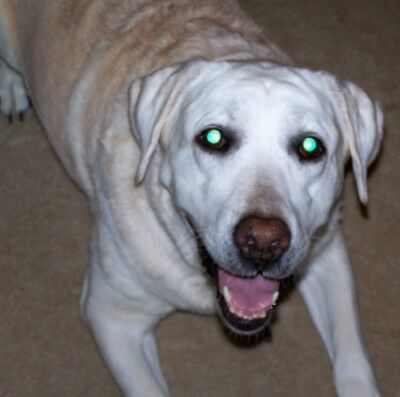
#> input picture Lab 1/Week 1 Files-20260119/353.jpg, 400 x 397 px
$ jupyter execute --allow-errors ML_Lab1_Data_Fundamentals.ipynb
#> lines starting #> are read from the running program, lines starting #| are printed output that depends on the picture
# Machine Learning Technologies - Lab 1
## Data Handling and Visualisation Fundamentals

**Objectives:**
1. Learn to load and manipulate data with pandas
2. Visualise data with matplotlib
3. Work with images as numpy arrays
4. Get familiar with basic scikit-learn workflows

**Prerequisites:** Basic Python, numpy knowledge

---

## 1. NumPy refresher

NumPy arrays are the foundation of scientific Python.

[cell 1]
import numpy as np

[cell 2]
a = np.array([1, 2, 3, 4, 5])
print(a, a.shape, a.dtype)

[cell 3]
b = np.array([[1,2,3,4],[1,2,3,4]])
print(b, b.shape, b.dtype)

[cell 4]
c = np.ones([3,3])
print(c)

[cell 5]
d = np.arange(1,5)
print(d)

### Student Task

Create a 3×4 NumPy array containing the values 0–11.

[cell 6]
# TODO: create array
task = np.array([[0, 1, 2, 3], [4, 5, 6, 7], [8, 9, 10, 11]])
# TODO: print array and shape
print(task, task.shape)

## Working with Pandas

Pandas is the standard library for data manipulation in Python. It provides two main data structures:
- **Series**: 1D labelled array
- **DataFrame**: 2D labelled data structure (like a spreadsheet)

Let's start by importing the libraries we'll need:

[cell 7]
import pandas as pd
import matplotlib.pyplot as plt
# Set display options for better output
pd.set_option('display.max_columns', None)
pd.set_option('display.width', None)

## Pandas introduction

Pandas provides labelled, tabular data structures.

Before continuing, skim:
https://pandas.pydata.org/docs/user_guide/10min.html

One of the restrictions of numpy arrays is that everything must be of the same data type, Pandas does not have this issue

[cell 8]
data = {
    "name": ["Alice", "Bob", "Charlie", "Diana"],
    "age": [21, 23, 22, 24],
    "grade": [68, 75, 82, 90]
}

df = pd.DataFrame(data)
df

[cell 9]
df.info()

We can select an individual column using df["name"], this will return a series

If we want to convert this to a numpy array use .values

[cell 10]
print(df["name"])
print("now as array:")
print(df["name"].values)

### Student Task

- Select the `age` column
- Select `name` and `grade` together
- Filter rows where `grade >= 75`

[cell 11]
## todo
print("Select the age column: ")
print(df["age"])

[cell 12]
name_grade_df = df[["name", "grade"]]
print(name_grade_df)

[cell 13]
print("Filter rows where grade >= 75: ")
grade_filter = df[df["grade"] >= 75]
print(grade_filter)

## Visualisation

[cell 14]
plt.plot(df["grade"])
plt.xlabel("Index")
plt.ylabel("Grade")
plt.show()
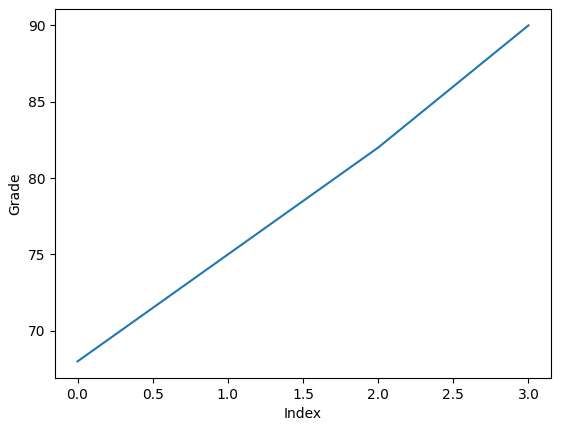
#> figure drawn by matplotlib, 1 panel

### Student Task

Create a bar chart of names vs grades.

[cell 15]
# TODO
df_sorted = df.sort_values(by="grade", ascending=False)

plt.bar(df_sorted["name"], df_sorted["grade"])

plt.xlabel("Name")
plt.ylabel("Grade")
plt.title("Grades by Name (Sorted)")
plt.show()
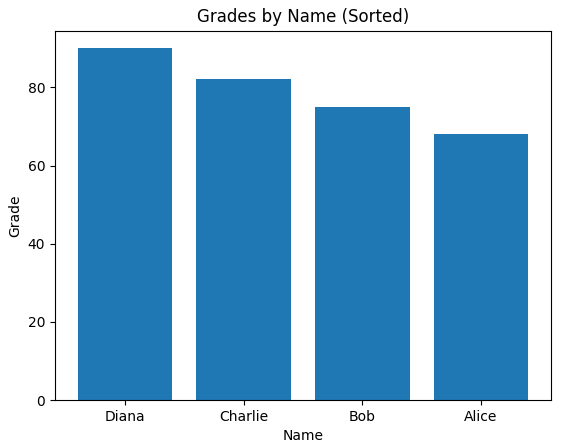
#> figure drawn by matplotlib, 1 panel; tallest bar 90 high, from x = -0.4 to 0.4

### 1.1 Creating Sample Data

First, let's create some sample CSV and JSON files to work with:

[cell 16]
# Create a sample CSV file - Student Grades
student_data = {
    'student_id': [1, 2, 3, 4, 5, 6, 7, 8, 9, 10],
    'name': ['Alice', 'Bob', 'Charlie', 'Diana', 'Eve',
             'Frank', 'Grace', 'Henry', 'Iris', 'Jack'],
    'age': [20, 22, 21, 23, 20, 22, 21, 24, 20, 23],
    'math_score': [85, 72, 90, 88, 76, 95, 82, 79, 91, 84],
    'science_score': [78, 85, 88, 92, 81, 89, 87, 75, 94, 80],
    'attendance': [95, 87, 92, 98, 85, 97, 90, 82, 96, 88]
}

df_students = pd.DataFrame(student_data)
df_students.to_csv('students.csv', index=False)

print("Created students.csv")
print(df_students.head())

[cell 17]
# Create a sample JSON file - Weather Data
weather_data = {
    'city': ['Limerick', 'Galway', 'Dublin', 'Cork', 'Belfast'],
    'temperature': [12.5, 11.8, 13.2, 13.8, 10.9],
    'humidity': [82, 85, 78, 80, 88],
    'wind_speed': [15.2, 18.5, 12.3, 14.1, 20.3],
    'rainfall_mm': [2.3, 3.1, 1.8, 2.0, 3.8]
}

df_weather = pd.DataFrame(weather_data)
df_weather.to_json('weather.json', orient='records', indent=2)

print("Created weather.json")
print(df_weather)

### 1.2 Loading Data

Now let's load these files and explore them:

[cell 18]
# Load CSV file
students_df = pd.read_csv('students.csv')

print("First few rows:")
print(students_df.head())

print("\nDataFrame info:")
print(students_df.info())

print("\nBasic statistics:")
print(students_df.describe())

[cell 19]
# Load JSON file
weather_df = pd.read_json('weather.json')

print("Weather DataFrame:")
print(weather_df)

print("\nColumn data types:")
print(weather_df.dtypes)

### 1.3 Data Wrangling

**Task 1:** Let's perform some common data manipulation tasks:

[cell 20]
# Task 1a: Calculate average score for each student
students_df['average_score'] = (students_df['math_score'] +
                                 students_df['science_score']) / 2

print("Students with average scores:")
print(students_df[['name', 'math_score', 'science_score', 'average_score']])

[cell 21]
# Task 1b: Filter students with average > 85
high_performers = students_df[students_df['average_score'] > 85]

print(f"\nHigh performers (avg > 85): {len(high_performers)} students")
print(high_performers[['name', 'average_score']])

[cell 22]
# Task 1c: Group by age and calculate mean scores
age_groups = students_df.groupby('age').agg({
    'math_score': 'mean',
    'science_score': 'mean',
    'attendance': 'mean'
}).round(2)

print("\nAverage scores by age:")
print(age_groups)

**Task 2:** Handle missing data (we'll artificially create some):

[cell 23]
# Introduce some missing values
students_with_missing = students_df.copy()
students_with_missing.loc[2, 'math_score'] = np.nan
students_with_missing.loc[5, 'science_score'] = np.nan
students_with_missing.loc[7, 'attendance'] = np.nan

print("DataFrame with missing values:")
print(students_with_missing)

print("\nMissing values per column:")
print(students_with_missing.isnull().sum())

[cell 24]
# Fill missing values with column mean
students_filled = students_with_missing.fillna(students_with_missing.mean(numeric_only=True))

print("\nAfter filling with mean:")
print(students_filled)

# Alternatively, drop rows with missing values
students_dropped = students_with_missing.dropna()
print(f"\nRows after dropping NaN: {len(students_dropped)} (was {len(students_with_missing)})")

**Task 3:** Merge weather data with city information:

[cell 25]
# Create city information
city_info = pd.DataFrame({
    'city': ['Limerick', 'Galway', 'Dublin', 'Cork', 'Belfast'],
    'population': [94192, 79934, 554554, 208669, 343542],
    'province': ['Munster', 'Connacht', 'Leinster', 'Munster', 'Ulster']
})

# Merge dataframes
weather_merged = pd.merge(weather_df, city_info, on='city')

print("Merged weather data:")
print(weather_merged)

### 1.4 Quick Exercise

**Your turn!** Complete the following tasks:

1. Calculate the temperature-to-humidity ratio for each city
2. Find the city with the highest rainfall
3. Create a new column categorising cities as 'Windy' (wind_speed > 15) or 'Calm'

[cell 26]
# Exercise solution space
# 1. Temperature-to-humidity ratio
df_weather['temp_humidity_ratio'] = df_weather['temperature'] / df_weather['humidity']

# 2. City with highest rainfall
max_rainfall_city = df_weather.loc[df_weather['rainfall_mm'].idxmax(), 'city']
print(f"City with highest rainfall: {max_rainfall_city}")

# 3. Wind category
df_weather['wind_category'] = np.where(df_weather['wind_speed'] > 15, 'Windy', 'Calm')
print("Weather data with wind category:")
print(df_weather)

## Some Exercises

people.csv and devices.json were given to you on Moodle

Load both of these files using pandas and investigate the dataframes

#> (a cell that did not finish here is left out)

#> (a cell that did not finish here is left out)

## Part 2: Visualisation with Matplotlib

Matplotlib is the foundational plotting library in Python. Let's explore various plot types:

### 2.1 Basic Plots

[cell 29]
# Line plot - Student scores
plt.figure(figsize=(10, 5))
plt.plot(students_df['name'], students_df['math_score'],
         marker='o', label='Maths', linewidth=2)
plt.plot(students_df['name'], students_df['science_score'],
         marker='s', label='Science', linewidth=2)
plt.xlabel('Student')
plt.ylabel('Score')
plt.title('Student Scores Comparison')
plt.legend()
plt.xticks(rotation=45)
plt.grid(True, alpha=0.3)
plt.tight_layout()
plt.show()

[cell 30]
# Bar chart - Weather comparison
fig, axes = plt.subplots(1, 2, figsize=(12, 5))

# Temperature bar chart
axes[0].bar(weather_merged['city'], weather_merged['temperature'],
            color='skyblue', edgecolor='navy')
axes[0].set_ylabel('Temperature (°C)')
axes[0].set_title('Temperature by City')
axes[0].tick_params(axis='x', rotation=45)

# Rainfall bar chart
axes[1].bar(weather_merged['city'], weather_merged['rainfall_mm'],
            color='steelblue', edgecolor='darkblue')
axes[1].set_ylabel('Rainfall (mm)')
axes[1].set_title('Rainfall by City')
axes[1].tick_params(axis='x', rotation=45)

plt.tight_layout()
plt.show()
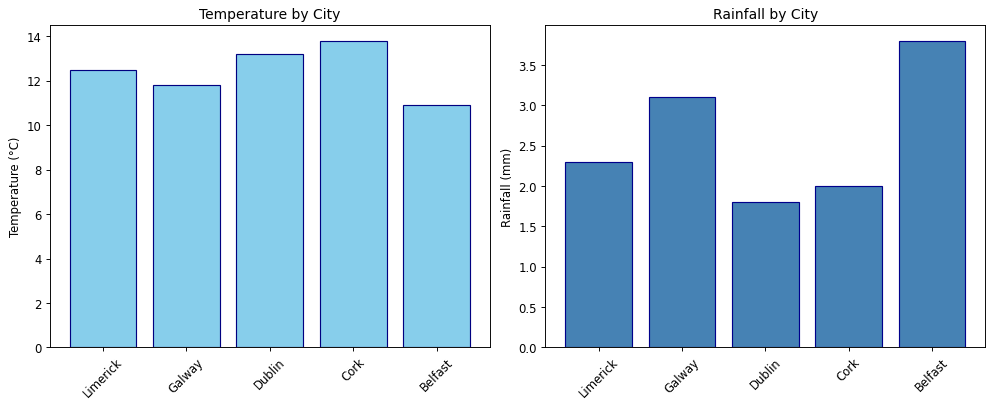
#> figure drawn by matplotlib, 2 panels; panel 1: tallest bar 13.8 high, from x = 2.6 to 3.4; panel 2: tallest bar 3.8 high, from x = 3.6 to 4.4

[cell 31]
# Scatter plot with trend line
plt.figure(figsize=(8, 6))
plt.scatter(students_df['attendance'], students_df['average_score'],
            s=100, alpha=0.6, c=students_df['age'], cmap='viridis')
plt.colorbar(label='Age')

# Add trend line
z = np.polyfit(students_df['attendance'], students_df['average_score'], 1)
p = np.poly1d(z)
plt.plot(students_df['attendance'], p(students_df['attendance']),
         "r--", alpha=0.8, label='Trend')

plt.xlabel('Attendance (%)')
plt.ylabel('Average Score')
plt.title('Attendance vs Performance')
plt.legend()
plt.grid(True, alpha=0.3)
plt.show()
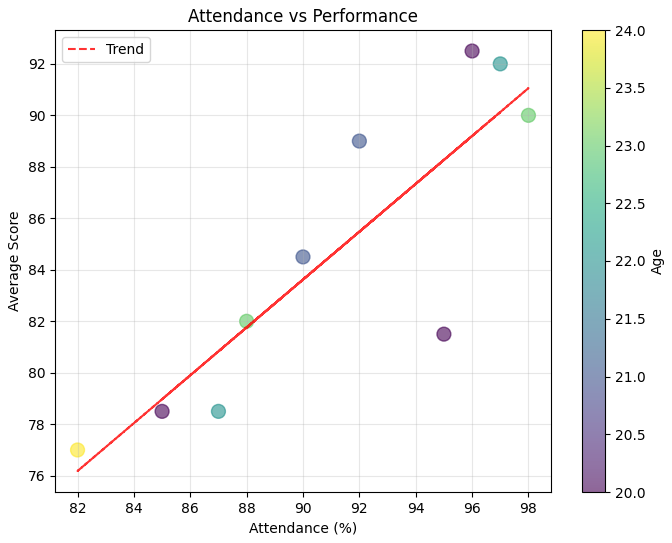
#> figure drawn by matplotlib, 2 panels

[cell 32]
# Histogram - Score distribution
fig, axes = plt.subplots(1, 2, figsize=(12, 5))

axes[0].hist(students_df['math_score'], bins=5,
             color='coral', edgecolor='black', alpha=0.7)
axes[0].set_xlabel('Maths Score')
axes[0].set_ylabel('Frequency')
axes[0].set_title('Distribution of Maths Scores')

axes[1].hist(students_df['science_score'], bins=5,
             color='lightgreen', edgecolor='black', alpha=0.7)
axes[1].set_xlabel('Science Score')
axes[1].set_ylabel('Frequency')
axes[1].set_title('Distribution of Science Scores')

plt.tight_layout()
plt.show()
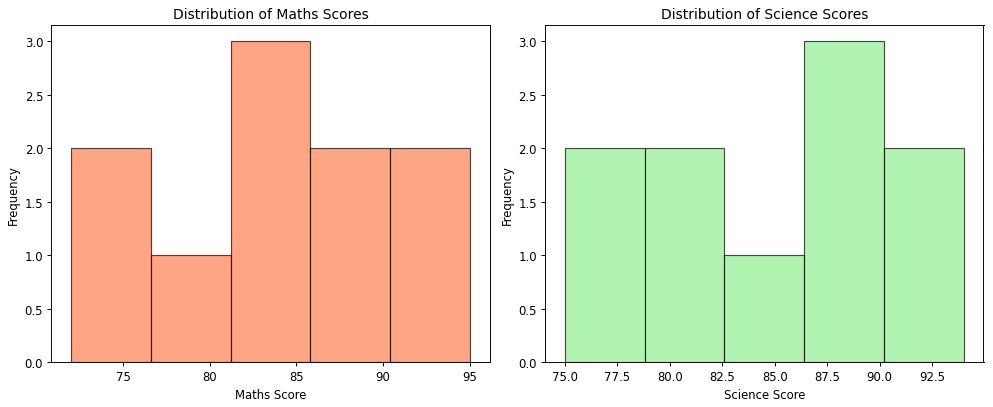
#> figure drawn by matplotlib, 2 panels; panel 1: tallest bar 3 high, from x = 81.2 to 85.8; panel 2: tallest bar 3 high, from x = 86.4 to 90.2

### 2.2 Subplots and Multiple Visualisations

[cell 33]
# Create a dashboard-style visualisation
fig = plt.figure(figsize=(14, 10))

# Define grid
gs = fig.add_gridspec(3, 3, hspace=0.3, wspace=0.3)

# Plot 1: Score comparison (spans 2 columns)
ax1 = fig.add_subplot(gs[0, :2])
x = np.arange(len(students_df))
width = 0.35
ax1.bar(x - width/2, students_df['math_score'], width, label='Maths', alpha=0.8)
ax1.bar(x + width/2, students_df['science_score'], width, label='Science', alpha=0.8)
ax1.set_xlabel('Student Index')
ax1.set_ylabel('Scores')
ax1.set_title('Score Comparison by Student')
ax1.legend()
ax1.grid(axis='y', alpha=0.3)

# Plot 2: Age distribution
ax2 = fig.add_subplot(gs[0, 2])
age_counts = students_df['age'].value_counts().sort_index()
ax2.pie(age_counts.values, labels=age_counts.index, autopct='%1.1f%%', startangle=90)
ax2.set_title('Age Distribution')

# Plot 3: Attendance box plot
ax3 = fig.add_subplot(gs[1, :])
ax3.boxplot([students_df['attendance'], students_df['math_score'],
             students_df['science_score']],
            tick_labels=['Attendance', 'Maths', 'Science'])
ax3.set_ylabel('Value')
ax3.set_title('Distribution Comparison')
ax3.grid(axis='y', alpha=0.3)

# Plot 4: Weather scatter
ax4 = fig.add_subplot(gs[2, :2])
scatter = ax4.scatter(weather_merged['temperature'], weather_merged['humidity'],
                     s=weather_merged['rainfall_mm']*100,
                     c=weather_merged['wind_speed'],
                     cmap='coolwarm', alpha=0.6, edgecolors='black')
for i, city in enumerate(weather_merged['city']):
    ax4.annotate(city, (weather_merged['temperature'].iloc[i],
                        weather_merged['humidity'].iloc[i]))
ax4.set_xlabel('Temperature (°C)')
ax4.set_ylabel('Humidity (%)')
ax4.set_title('Weather Patterns (size=rainfall, colour=wind speed)')
plt.colorbar(scatter, ax=ax4, label='Wind Speed (km/h)')

# Plot 5: Summary statistics
ax5 = fig.add_subplot(gs[2, 2])
ax5.axis('off')
summary_text = f"""Summary Statistics:
==================
Students: {len(students_df)}
Avg Maths: {students_df['math_score'].mean():.1f}
Avg Science: {students_df['science_score'].mean():.1f}
Avg Attendance: {students_df['attendance'].mean():.1f}%

Cities: {len(weather_merged)}
Avg Temp: {weather_merged['temperature'].mean():.1f}°C
Avg Humidity: {weather_merged['humidity'].mean():.1f}%
"""
ax5.text(0.1, 0.5, summary_text, fontsize=10, family='monospace',
         verticalalignment='center')

plt.suptitle('Student Performance & Weather Dashboard', fontsize=16, fontweight='bold')
plt.show()
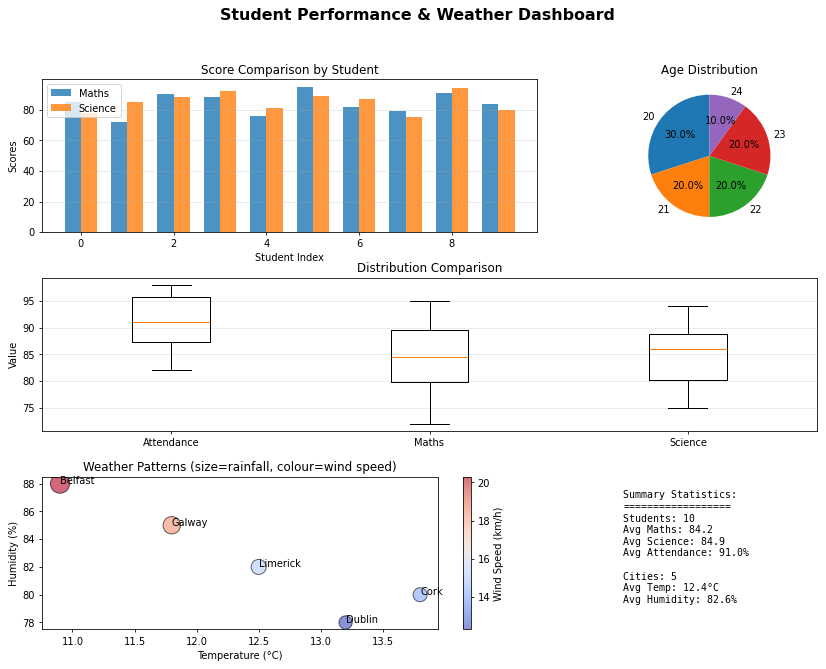
#> figure drawn by matplotlib, 5 panels; panel 1: tallest bar 95 high, from x = 4.65 to 5; panel 1: tallest bar 94 high, from x = 8 to 8.35

---
## Part 3: Working with Images

Images are simply arrays of numbers! Let's explore how to work with them:

### 3.1 Create Sample Images

[cell 34]
from PIL import Image
import cv2

# Create a simple RGB image using numpy
# Red gradient
red_image = np.zeros((200, 200, 3), dtype=np.uint8)
for i in range(200):
    red_image[:, i] = [i, 0, 0]  # RGB format

# Blue gradient
blue_image = np.zeros((200, 200, 3), dtype=np.uint8)
for i in range(200):
    blue_image[i, :] = [0, 0, i]

# Save using PIL
Image.fromarray(red_image).save('red_gradient.png')
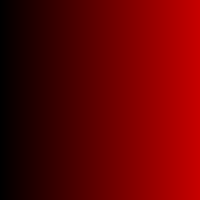
#> saved as red_gradient.png: PIL image 200x200 RGB; mean R, G, B 99.5, 0, 0
Image.fromarray(blue_image).save('blue_gradient.png')
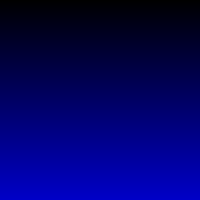
#> saved as blue_gradient.png: PIL image 200x200 RGB; mean R, G, B 0, 0, 99.5

print("Created sample images: red_gradient.png and blue_gradient.png")
print(f"Red image shape: {red_image.shape}")
print(f"Data type: {red_image.dtype}")
print(f"Value range: [{red_image.min()}, {red_image.max()}]")

### 3.2 Loading and Displaying Images

**Important Note:** PIL and OpenCV handle colours differently!
- **PIL/Matplotlib**: RGB (Red, Green, Blue)
- **OpenCV**: BGR (Blue, Green, Red)

[cell 35]
# Load image with PIL
pil_image = Image.open('red_gradient.png')
pil_array = np.array(pil_image)

# Load same image with OpenCV
cv_image = cv2.imread('red_gradient.png')

# Compare
fig, axes = plt.subplots(1, 3, figsize=(15, 5))

axes[0].imshow(pil_array)
axes[0].set_title('PIL (RGB) - Correct')
axes[0].axis('off')

axes[1].imshow(cv_image)
axes[1].set_title('OpenCV (BGR) displayed as RGB - Wrong!')
axes[1].axis('off')

# Convert BGR to RGB for correct display
cv_image_rgb = cv2.cvtColor(cv_image, cv2.COLOR_BGR2RGB)
axes[2].imshow(cv_image_rgb)
axes[2].set_title('OpenCV converted to RGB - Correct')
axes[2].axis('off')

plt.tight_layout()
plt.show()

print("Notice how the middle image looks wrong!")
print("Always convert OpenCV images: cv2.cvtColor(img, cv2.COLOR_BGR2RGB)")

## Exercise, fix the colour space

Now try with the image 353.jpg

[cell 36]
# Load 353.jpg using OpenCV
# Display it correctly using matplotlib
# Your code here:
cv_image_353 = cv2.imread('353.jpg')
#> cv_image_353 is the input picture: shape (397, 400, 3); mean B, G, R 111.6, 111.4, 115.9
cv_image_353 = cv2.cvtColor(cv_image_353, cv2.COLOR_BGR2RGB)
plt.axis('off')
plt.imshow(cv_image_353)

### 3.3 Image as NumPy Arrays

[cell 37]
# Examine image properties
print("Image properties:")
print(f"Shape: {pil_array.shape}")  # (height, width, channels)
print(f"Data type: {pil_array.dtype}")
print(f"Number of pixels: {pil_array.shape[0] * pil_array.shape[1]}")
print(f"Total elements: {pil_array.size}")

# Access individual pixels
print(f"\nTop-left pixel (RGB): {pil_array[0, 0]}")
print(f"Top-right pixel (RGB): {pil_array[0, -1]}")

# Access colour channels
print(f"\nRed channel shape: {pil_array[:, :, 0].shape}")
print(f"Green channel shape: {pil_array[:, :, 1].shape}")
print(f"Blue channel shape: {pil_array[:, :, 2].shape}")

[cell 38]
pil_array

[cell 39]
# Visualise individual colour channels
fig, axes = plt.subplots(2, 4, figsize=(16, 8))

# Original image
axes[0, 0].imshow(pil_array)
axes[0, 0].set_title('Original Image')
axes[0, 0].axis('off')

# Red channel
axes[0, 1].imshow(pil_array[:, :, 0], cmap='Reds')
axes[0, 1].set_title('Red Channel')
axes[0, 1].axis('off')

# Green channel
axes[0, 2].imshow(pil_array[:, :, 1], cmap='Greens')
axes[0, 2].set_title('Green Channel')
axes[0, 2].axis('off')

# Blue channel
axes[0, 3].imshow(pil_array[:, :, 2], cmap='Blues')
axes[0, 3].set_title('Blue Channel')
axes[0, 3].axis('off')

# Do the same for blue gradient
blue_array = np.array(Image.open('blue_gradient.png'))

axes[1, 0].imshow(blue_array)
axes[1, 0].set_title('Blue Gradient')
axes[1, 0].axis('off')

axes[1, 1].imshow(blue_array[:, :, 0], cmap='Reds')
axes[1, 1].set_title('Red Channel')
axes[1, 1].axis('off')

axes[1, 2].imshow(blue_array[:, :, 1], cmap='Greens')
axes[1, 2].set_title('Green Channel')
axes[1, 2].axis('off')

axes[1, 3].imshow(blue_array[:, :, 2], cmap='Blues')
axes[1, 3].set_title('Blue Channel')
axes[1, 3].axis('off')

plt.tight_layout()
plt.show()
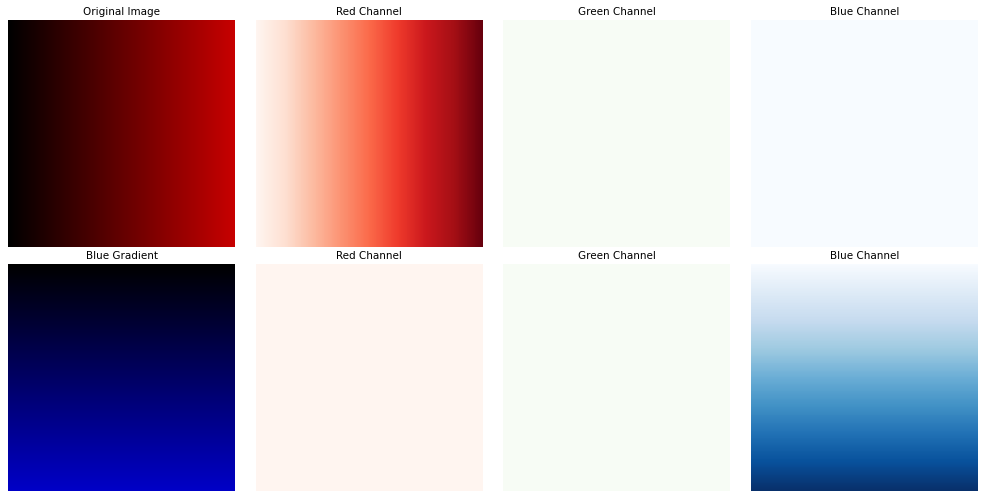
#> figure drawn by matplotlib, 8 panels

## Exercise Pixel exploration

[cell 40]
# 1. Access and print the pixel values at position (100, 100) in red_gradient.png
# 2. What do you expect the RGB values to be? Check if you're right!
# 3. Extract just the red channel and find its maximum value
# Your code here:
red_array = np.array(Image.open('red_gradient.png'))
pixel_100_100 = red_array[100, 100]
#> pixel_100_100 = [100, 0, 0]
#> (the rest of the program and of its run is left out)
